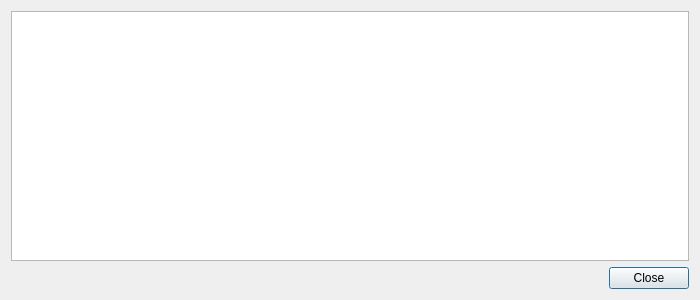
<?xml version="1.0" encoding="UTF-8"?>
<ui version="4.0">
 <class>TransactionDescDialog</class>
 <widget class="QDialog" name="TransactionDescDialog">
  <property name="geometry">
   <rect>
    <x>0</x>
    <y>0</y>
    <width>700</width>
    <height>300</height>
   </rect>
  </property>
  <property name="windowTitle">
   <string>Transaction details</string>
  </property>
  <layout class="QVBoxLayout" name="verticalLayout">
   <item>
    <widget class="QTextEdit" name="detailText">
     <property name="toolTip">
      <string>This pane shows a detailed description of the transaction</string>
     </property>
     <property name="readOnly">
      <bool>true</bool>
     </property>
    </widget>
   </item>
   <item>
    <widget class="QDialogButtonBox" name="buttonBox">
     <property name="orientation">
      <enum>Qt::Horizontal</enum>
     </property>
     <property name="standardButtons">
      <set>QDialogButtonBox::Close</set>
     </property>
    </widget>
   </item>
  </layout>
 </widget>
 <resources/>
 <connections>
  <connection>
   <sender>buttonBox</sender>
   <signal>accepted()</signal>
   <receiver>TransactionDescDialog</receiver>
   <slot>accept()</slot>
   <hints>
    <hint type="sourcelabel">
     <x>248</x>
     <y>254</y>
    </hint>
    <hint type="destinationlabel">
     <x>157</x>
     <y>274</y>
    </hint>
   </hints>
  </connection>
  <connection>
   <sender>buttonBox</sender>
   <signal>rejected()</signal>
   <receiver>TransactionDescDialog</receiver>
   <slot>reject()</slot>
   <hints>
    <hint type="sourcelabel">
     <x>316</x>
     <y>260</y>
    </hint>
    <hint type="destinationlabel">
     <x>286</x>
     <y>274</y>
    </hint>
   </hints>
  </connection>
 </connections>
</ui>
